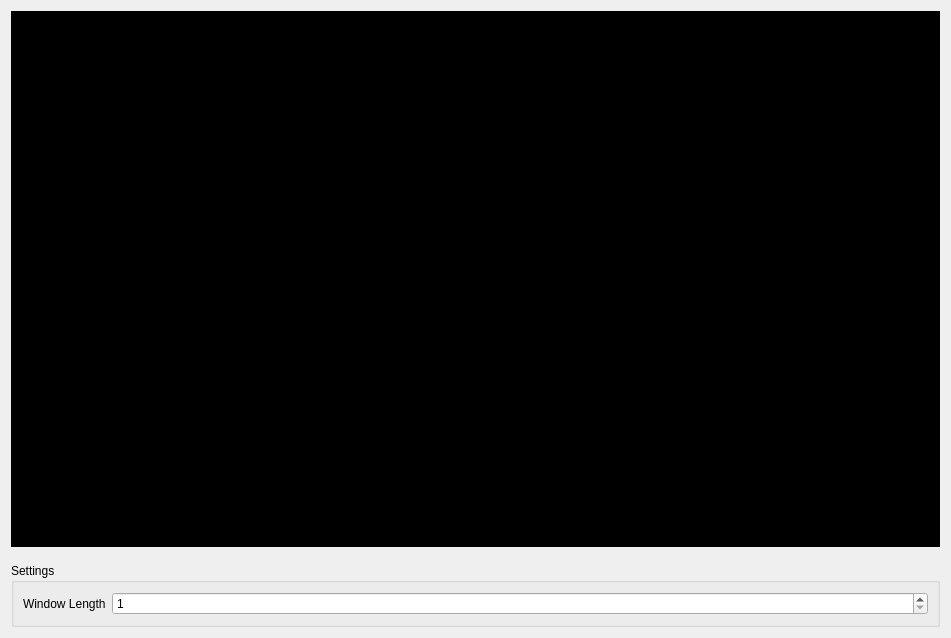
<?xml version="1.0" encoding="UTF-8"?>
<ui version="4.0">
 <class>history_plot_window</class>
 <widget class="QWidget" name="history_plot_window">
  <property name="geometry">
   <rect>
    <x>0</x>
    <y>0</y>
    <width>951</width>
    <height>638</height>
   </rect>
  </property>
  <property name="windowTitle">
   <string>History Plot</string>
  </property>
  <layout class="QVBoxLayout" name="verticalLayout">
   <item>
    <widget class="PlotWidget" name="plt_echo" native="true">
     <property name="styleSheet">
      <string notr="true">background-color: rgb(0, 0, 0);</string>
     </property>
    </widget>
   </item>
   <item>
    <spacer name="verticalSpacer">
     <property name="orientation">
      <enum>Qt::Vertical</enum>
     </property>
     <property name="sizeType">
      <enum>QSizePolicy::Fixed</enum>
     </property>
     <property name="sizeHint" stdset="0">
      <size>
       <width>20</width>
       <height>10</height>
      </size>
     </property>
    </spacer>
   </item>
   <item>
    <widget class="QGroupBox" name="groupBox">
     <property name="sizePolicy">
      <sizepolicy hsizetype="Preferred" vsizetype="Fixed">
       <horstretch>0</horstretch>
       <verstretch>0</verstretch>
      </sizepolicy>
     </property>
     <property name="title">
      <string>Settings</string>
     </property>
     <layout class="QFormLayout" name="formLayout_2">
      <item row="0" column="0">
       <widget class="QLabel" name="label">
        <property name="text">
         <string>Window Length</string>
        </property>
       </widget>
      </item>
      <item row="0" column="1">
       <widget class="QSpinBox" name="sb_window_length">
        <property name="minimum">
         <number>1</number>
        </property>
        <property name="maximum">
         <number>100000</number>
        </property>
       </widget>
      </item>
     </layout>
    </widget>
   </item>
  </layout>
 </widget>
 <customwidgets>
  <customwidget>
   <class>PlotWidget</class>
   <extends>QWidget</extends>
   <header>pyqtgraph</header>
   <container>1</container>
  </customwidget>
 </customwidgets>
 <resources/>
 <connections/>
</ui>
